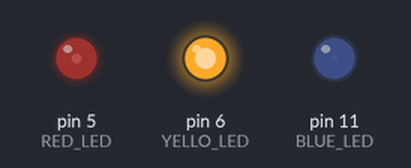
Simulated run of this sketch. Board: Arduino Uno, built with avr-gcc and run on an emulated ATmega328P. Parts: output pins drawn as LEDs (lit = HIGH).

Above: at 0.05 s.
At 0.8 s:
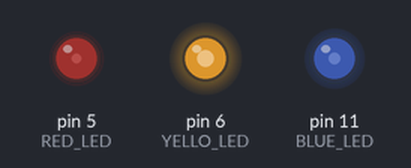
At 1.55 s:
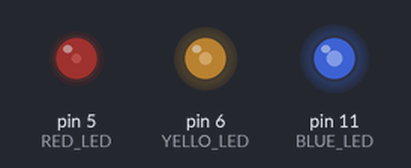
At 2.05 s:
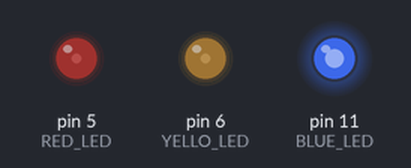
At 3.05 s:
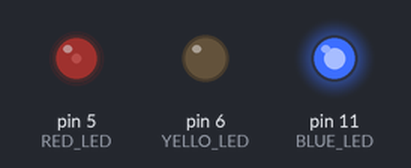
Timing chart, 0 to 3.5 s (numbered marks = the images above):
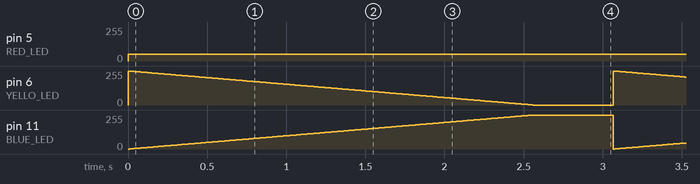

Measured:
- by itself, pin 5 (RED_LED): 0/255 → 50/255 at 0.00 s
- by itself, pin 6 (YELLO_LED): ramps from 255/255 to 0/255 and jumps back, once every 3.1 s
- by itself, pin 11 (BLUE_LED): ramps from 0/255 to 255/255 and jumps back, once every 3.1 s

The sketch:

RGB_LED.ino
```cpp
#define RED_LED 5
#define YELLO_LED 6
#define BLUE_LED 11

void setup() {
  // put your setup code here, to run once:
  pinMode(BLUE_LED, OUTPUT);
  pinMode(YELLO_LED, OUTPUT);
  pinMode(RED_LED, OUTPUT);
}

void loop() {
  // put your main code here, to run repeatedly:
  for (int i=0; i<256; i++) {
    analogWrite(BLUE_LED, i);
    analogWrite(YELLO_LED, 255-i);
    analogWrite(RED_LED, 50);
    delay(10);
  }
  delay(500);
}
```
